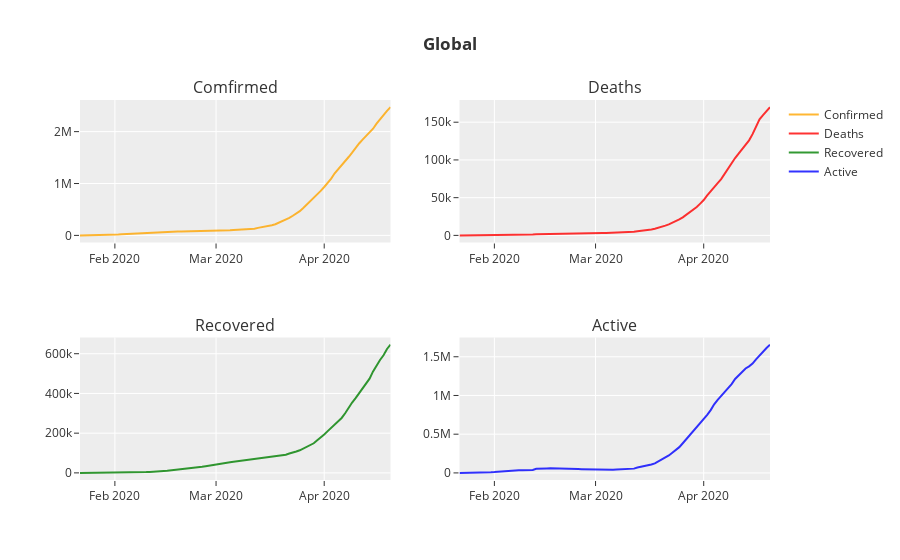

Write notebook code for a chart like this one.
### Code cell
global_data_over_time = original_data.groupby('Date')['Confirmed','Deaths','Recovered','Active'].sum().reset_index()
scatterPlotCasesOverTime(global_data_over_time, "<b>Global</b>")
